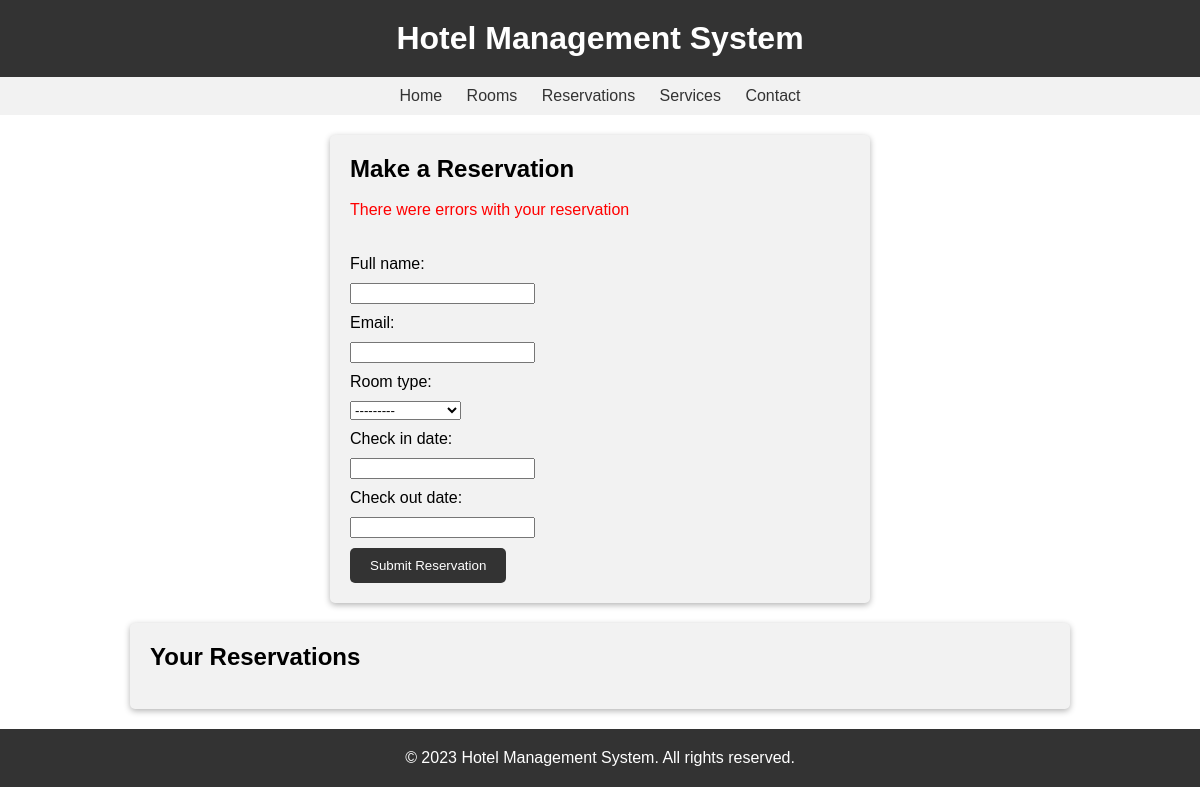
/reservations/, run on an earlier commit of the app's database.
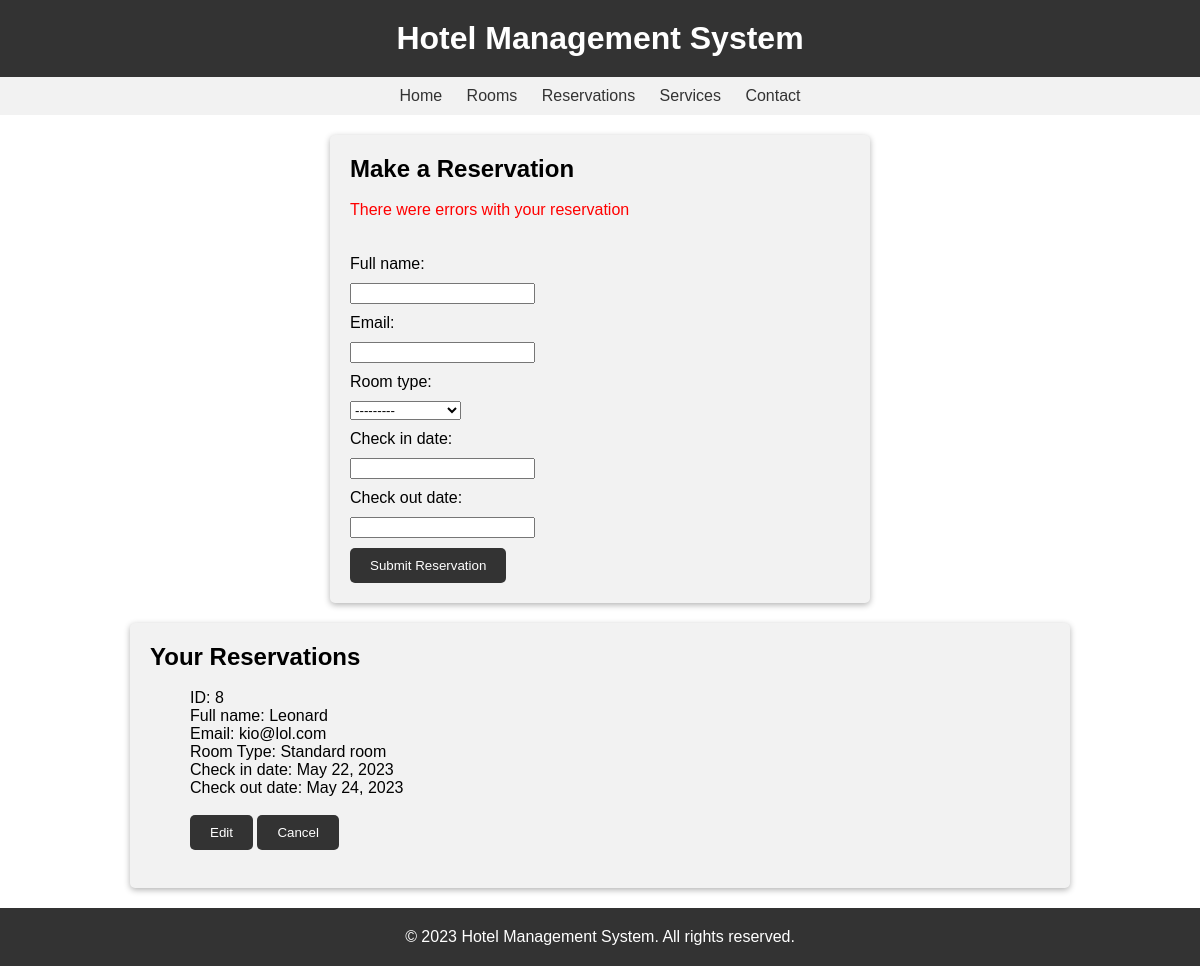
And on a later commit of the database.
### web_app_hotel_app/models.py (models this page shows, shortened)
class Reservations(models.Model):
    full_name = models.CharField(max_length=50)
    email = models.EmailField(max_length=254)
    CHOICES = (
        ('Deluxe room', 'Deluxe room'),
        ('Standard room', 'Standard room'),
        ('Suite', 'Suite'),
        ('Family room', 'Family room'),
    )
    room_type = models.CharField(max_length=50, choices = CHOICES)
    check_in_date = models.DateField(null=True)
    check_out_date = models.DateField()

### web_app_hotel_app/views.py (the view)
# urls.py: path('reservations/', views.reservations, name="reservations"),
def reservations(request):
    submitted = False
    if request.method == "POST":
        form = ReservationsForm(request.POST)
        if form.is_valid():
            form.save()
            return HttpResponseRedirect('/reservations?submitted=True')
    else:
        form = ReservationsForm
        if 'submitted' in request.GET:
            submitted = True
    made_reservations = Reservations.objects.all()
    return render(request, 'web_app_hotel_app/reservations.html', {'form':form, 'submitted':submitted, 'made_reservations':made_reservations})

### web_app_hotel_app/templates/web_app_hotel_app/reservations.html (shortened to what this page needs)
{% extends 'web_app_hotel_app/base.html' %}
{% load static %}
{% block css %}
<link rel="stylesheet" href="{% static 'css/reservations.css' %}" />
{% endblock %}
{% block content %}
    <div class="reservation-form">
      <h2>Make a Reservation</h2>
      <br />
      {% if submitted %}
      <p style="color: rgb(13, 255, 0);">Your reservation was made</p>
      {% else %}
      <p style="color: red;">There were errors with your reservation</p>
      {% endif %}
      <br/><br/>
      <form action="" method="POST">
        {{ form }}
        <button type="submit">Submit Reservation</button>
      </form>
    </div>
    <div class="made-reservations" style="
      max-width: 900px;
      margin: 20px auto;
      padding: 20px;
      background-color: #f2f2f2;
      border-radius: 5px;
      box-shadow: 0 2px 6px rgba(0, 0, 0, 0.3);
    ">
      <h2> Your Reservations </h2>
      <br />
      <div class="reservations-section">
        <div class="made-reservation">
          <ul style="list-style: none;">
          {% for Reservations in made_reservations  %}
            <li> ID: {{ Reservations.id }}</li>
            <li> Full name: {{ Reservations.full_name }}</li>
            <li> Email: {{ Reservations.email }}</li>
            <li> Room Type: {{ Reservations.room_type }}</li>
            <li> Check in date: {{ Reservations.check_in_date }}</li>
            <li> Check out date: {{ Reservations.check_out_date }}</li>
            <br />
            <button>Edit</button>
            <button>Cancel</button>
            <br /><br />
          {% endfor %}
          </ul>
        </div>
      </div>
    </div>
{% endblock %}

### web_app_hotel_app/templates/web_app_hotel_app/base.html (shortened to what this page needs)
{% load static %}
<!DOCTYPE html>
<html lang="en">
  <head>
    <link rel="stylesheet" href="{% static 'css/all.css' %}">
    {% block css %}{% endblock  %}
  </head>
  <body>
    <header>
      <h1>
        <a style="text-decoration: none" href="/home/"
          >Hotel Management System</a
        >
      </h1>
    </header>
    <div id="block">
      {% block topbar %}
      <nav>
        <a href="/home/">Home</a>
        <a href="/rooms/">Rooms</a>
        <a href="/reservations/">Reservations</a>
        <a href="/services/">Services</a>
        <a href="/contactguest/">Contact</a>
      </nav>
      {% endblock %}
      {% block content %}
      {% endblock %}
    </div>
    <footer>
      <p>&copy; 2023 Hotel Management System. All rights reserved.</p>
    </footer>
  </body>
</html>

### web_app_hotel_app/static/css/all.css (style rules this page uses)
:root { --bg-color: #333; }
* { font-family: Arial, Helvetica, sans-serif; margin: 0; }
body { width: 100%; height: 100%; margin: 0; padding: 0; }
header { background-color: var(--bg-color); color: white; padding: 20px; text-align: center; }
h1 { margin: 0; }
nav { background-color: #f2f2f2; padding: 10px; text-align: center; }
nav a { color: var(--bg-color); text-decoration: none; margin: 10px; }
a { color: inherit; text-decoration: underline; }
footer { background-color: var(--bg-color); color: white; padding: 20px; text-align: center; }
button { padding: 10px 20px; background-color: var(--bg-color); color: white; border: none; border-radius: 5px; cursor: pointer; }

### web_app_hotel_app/static/css/reservations.css (style rules this page uses)
.reservation-form { max-width: 500px; margin: 20px auto; padding: 20px; background-color: #f2f2f2; border-radius: 5px; box-shadow: 0 2px 6px rgba(0, 0, 0, 0.3); }
.reservation-form label, .reservation-form input, .reservation-form select { display: block; margin-bottom: 10px; }

What changed in the data, as far as the page shows it:
added Reservations: id "8", full_name "Leonard", email "kio@lol.com", room_type "Standard room", check_in_date "May 22, 2023", check_out_date "May 24, 2023"
